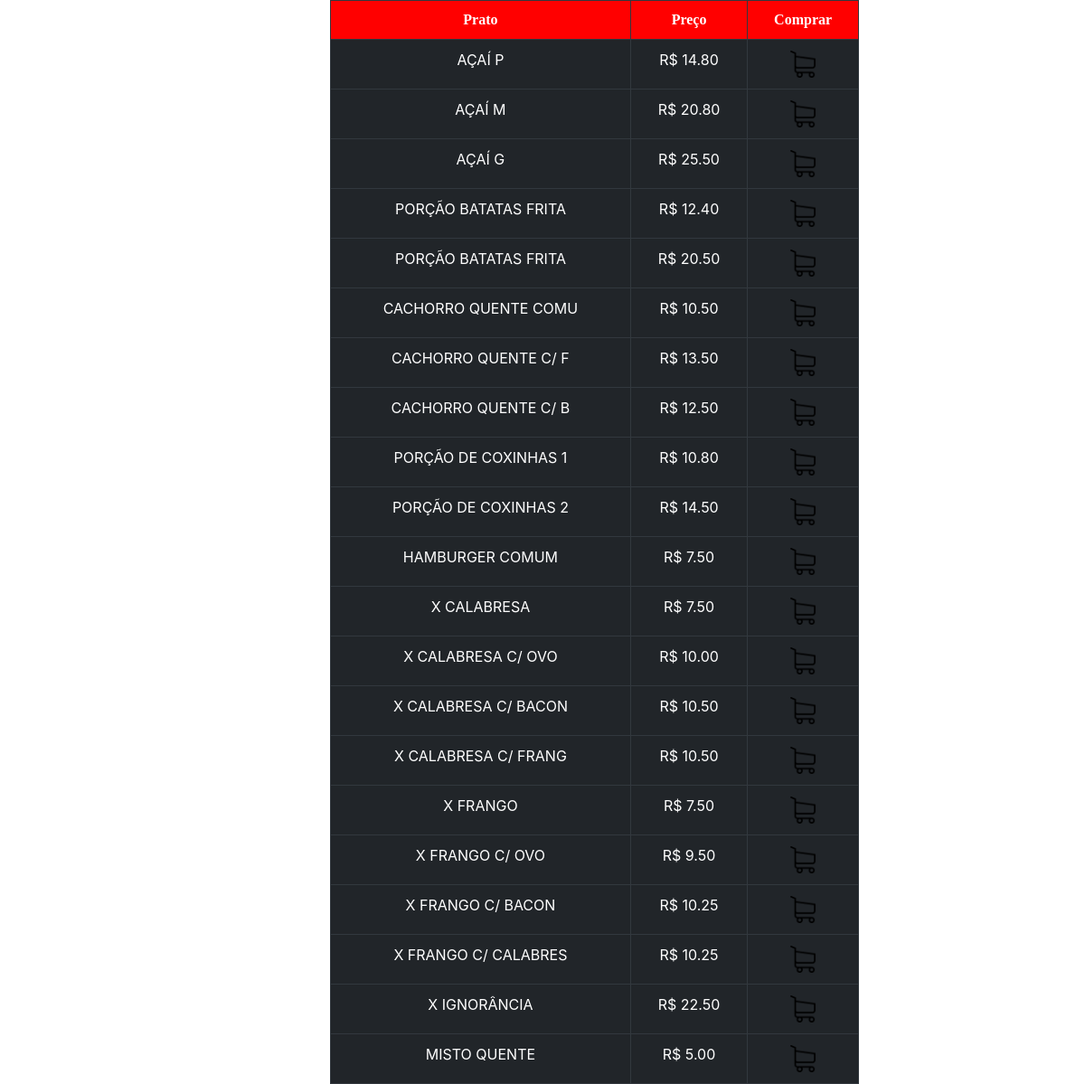
Page /pages/cardapio/vislanc.php on the committed database.
### tables this page shows
CREATE TABLE lanches(
       idlan INT PRIMARY KEY AUTO_INCREMENT,
       prato VARCHAR(20),
       preco VARCHAR(8),
       id_tipo INT,
       FOREIGN KEY(id_tipo)
       REFERENCES tipo(idtipo)
);

### pages/cardapio/vislanc.php (the view, shortened to what this page needs)
<?php
$sql = "SELECT * FROM lanches";
$res = mysqli_query($con, $sql);
?>
<html>
<head>
        <link rel="stylesheet" href="https://stackpath.bootstrapcdn.com/bootstrap/4.1.3/css/bootstrap.min.css">
        <link rel="stylesheet" href="css/stylanch.css" />
</head>
<body>
        <div class="container-fluid">
                <div class="col-md-6">
                        <div class="row">
                                <table class="table table-bordered table-dark">
                                        <tr>
                                                <th>Prato</th>
                                                <th>Preço</th>
                                                <th>Comprar</th>
                                        </tr>
                                        <?php
                                        while ($reg = mysqli_fetch_array($res)) {
                                                echo "<tr>";
                                                echo "<td>";
                                                echo utf8_encode($reg['prato']);
                                                echo "</td>";
                                                echo "<td>";
                                                echo $reg['preco'];
                                                echo "</td>";
                                                echo "<td>";
                                                echo "<a href = cadastro.html> <img src = 'images/carro.png' width = 30> </a>";
                                                echo "</td>";
                                                echo "</tr>";
                                        }
                                        ?>
                                </table>
                        </div>
                </div>
        </div>
</body>

### assets/css/page/stylanch.css (style rules this page uses)
table, td { border: 1px solid #00008B; }
th, td { padding: 7px; }
table { text-align: center; position: absolute; left: 350; width: 600px; background-color:white; }
th { background-color:red; font-family: serif; }
body { background-image: url(../images/lanch.jpg); }

### rows in the picture
lanches: prato "AÇAÍ P", preco "R$ 14.80"
lanches: prato "AÇAÍ M", preco "R$ 20.80"
lanches: prato "AÇAÍ G", preco "R$ 25.50"
lanches: prato "PORÇÃO BATATAS FRITA", preco "R$ 12.40"
lanches: prato "PORÇÃO BATATAS FRITA", preco "R$ 20.50"
lanches: prato "CACHORRO QUENTE COMU", preco "R$ 10.50"
lanches: prato "CACHORRO QUENTE C/ F", preco "R$ 13.50"
lanches: prato "CACHORRO QUENTE C/ B", preco "R$ 12.50"
lanches: prato "PORÇÃO DE COXINHAS 1", preco "R$ 10.80"
lanches: prato "PORÇÃO DE COXINHAS 2", preco "R$ 14.50"
lanches: prato "HAMBURGER COMUM", preco "R$ 7.50"
lanches: prato "X CALABRESA", preco "R$ 7.50"
lanches: prato "X CALABRESA C/ OVO", preco "R$ 10.00"
lanches: prato "X CALABRESA C/ BACON", preco "R$ 10.50"
lanches: prato "X CALABRESA C/ FRANG", preco "R$ 10.50"
lanches: prato "X FRANGO", preco "R$ 7.50"
lanches: prato "X FRANGO C/ OVO", preco "R$ 9.50"
lanches: prato "X FRANGO C/ BACON", preco "R$ 10.25"
lanches: prato "X FRANGO C/ CALABRES", preco "R$ 10.25"
lanches: prato "X IGNORÂNCIA", preco "R$ 22.50"
lanches: prato "MISTO QUENTE", preco "R$ 5.00"
